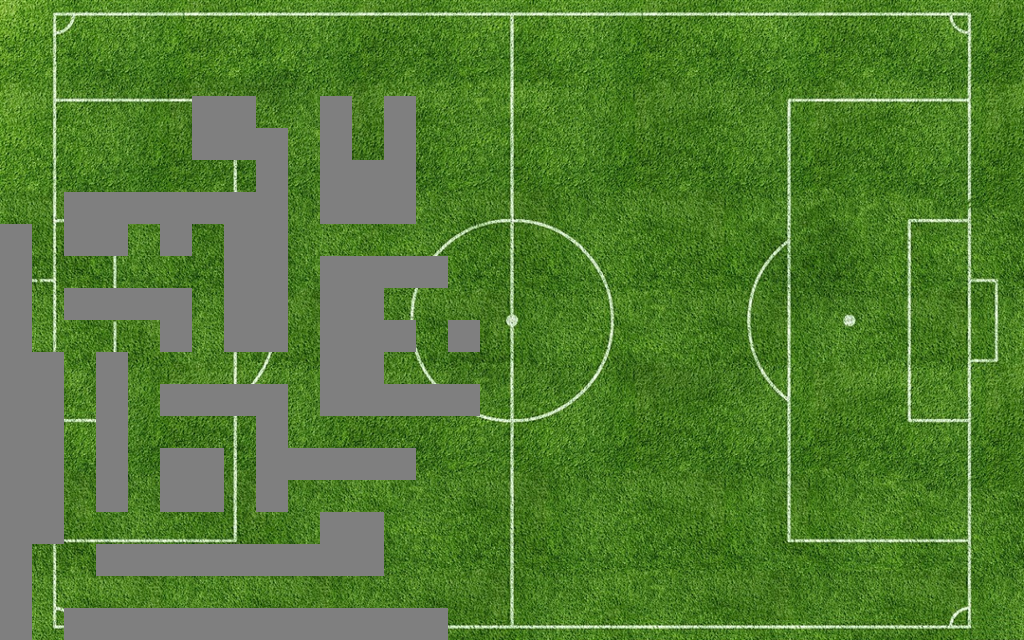

This game map was drawn from its Tiled (.tmx) file and the tilesets committed beside it. A one-line description and the trimmed map source follow:
An orthogonal 32x20 tile map with 32x32 px tiles, 1 tile layer (tileTerrain).

<map version="1.0" orientation="orthogonal" width="32" height="20" tilewidth="32" tileheight="32">
 <tileset firstgid="1" name="terrainTileset" tilewidth="32" tileheight="32">
  <image source="../tilesets/terrainTileset.png" width="1024" height="1024" />
  <tile id="639">
   <properties>
    <property name="test" value="null" />
   </properties>
  </tile>
  <tile id="643">
   <properties>
    <property name="block" value="" />
   </properties>
  </tile>
 </tileset>
 <layer name="tileTerrain" width="32" height="20">
  <data>[640 cells, 640 non-empty, 522 distinct tile ids]</data>
 </layer>
</map>
